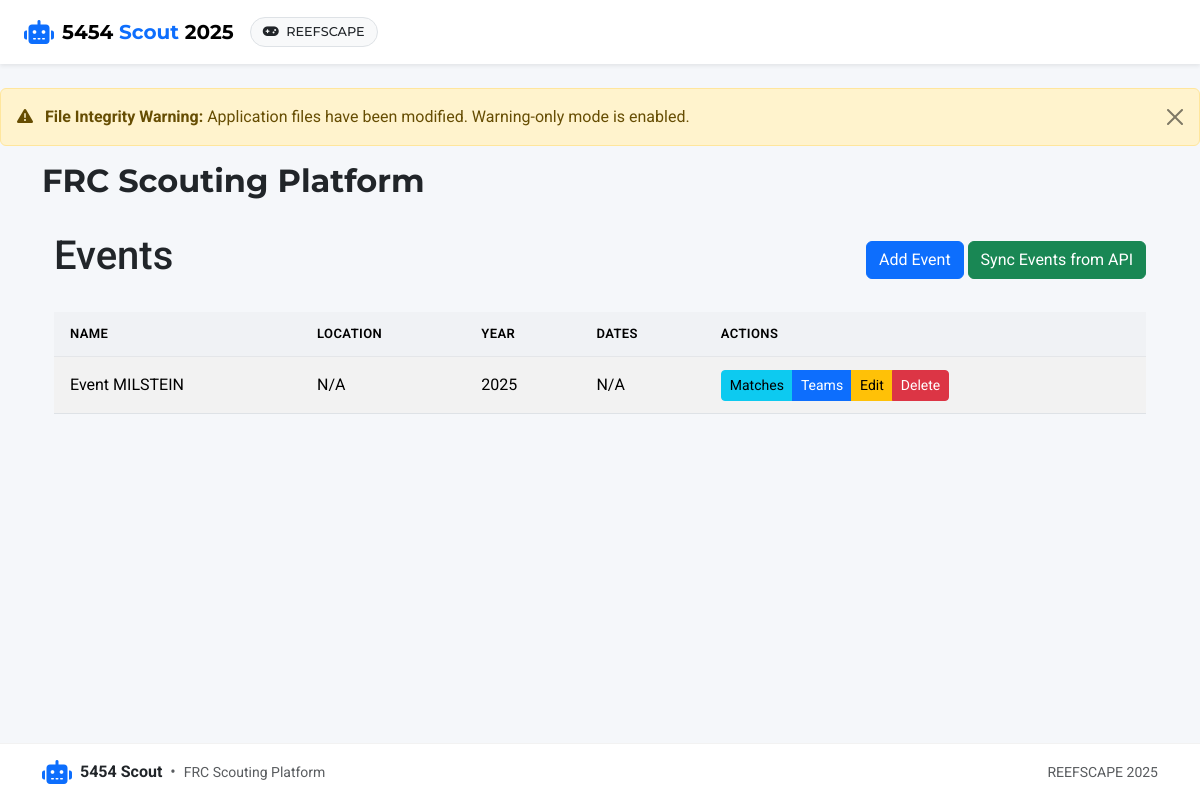
/events/, run on an earlier commit of the app's database.
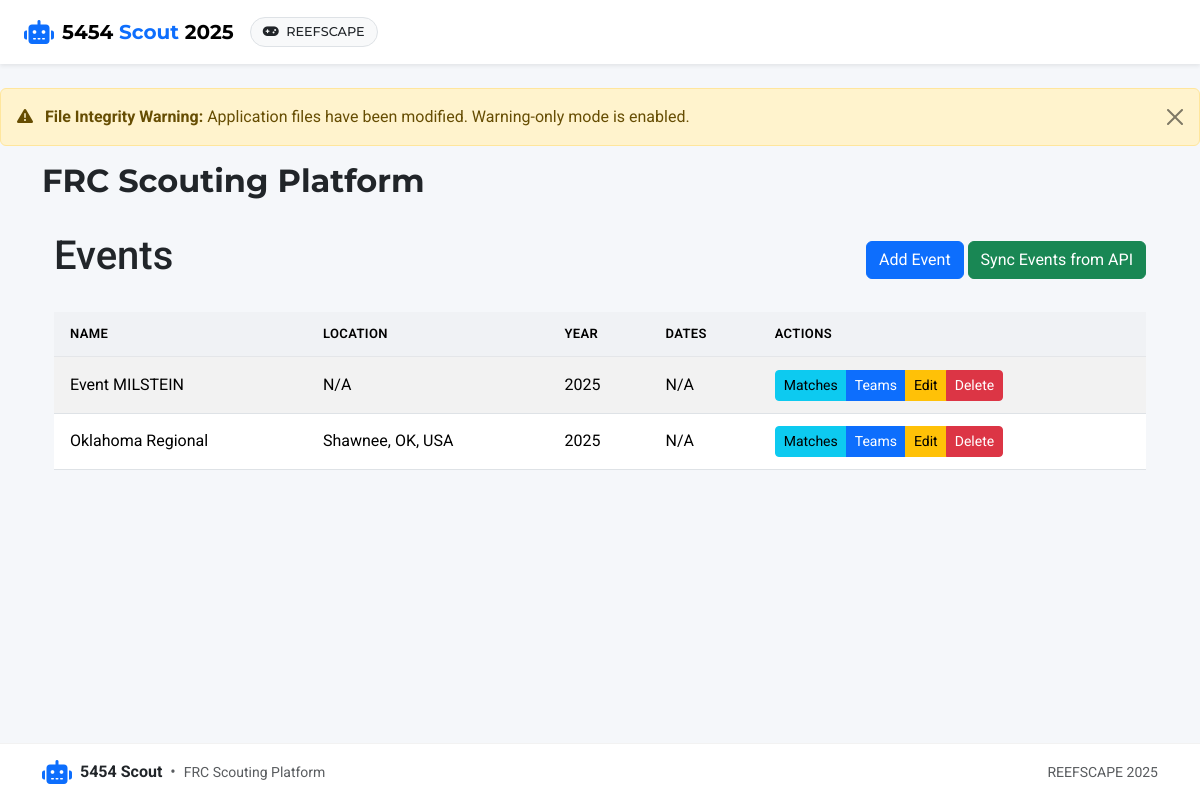
And on a later commit of the database.
### app/models.py (models this page shows, shortened)
class Event(db.Model):
    id = db.Column(db.Integer, primary_key=True)
    name = db.Column(db.String(100), nullable=False)
    code = db.Column(db.String(20), unique=True)  # Event code like "CALA" or "NYRO"
    location = db.Column(db.String(100))
    start_date = db.Column(db.Date)
    end_date = db.Column(db.Date)
    year = db.Column(db.Integer, nullable=False)
    matches = db.relationship('Match', backref='event', lazy=True)

### app/routes/events.py (the view)
@bp.route('/')
def index():
    events = Event.query.order_by(Event.year.desc(), Event.name).all()
    now = datetime.now()
    return render_template('events/index.html', events=events, now=now)

### app/routes/auth.py (called while the page is built)
@bp.app_context_processor
def inject_auth_vars():
    return {
        'current_user': current_user,
        'user_has_role': lambda role: current_user.is_authenticated and current_user.has_role(role)
    }

### run.py (called while the page is built)
@app.before_request
def check_first_run():
    if not User.query.first() and request.path != '/auth/login':
        flash('Database is being initialized. Please wait...', 'info')
        return redirect(url_for('auth.login'))

### app/templates/events/index.html (shortened to what this page needs)
{% extends 'base.html' %}
{% block content %}
<div class="container mt-4">
    <div class="d-flex justify-content-between align-items-center mb-4">
        <h1>Events</h1>
        <div>
            <a href="{{ url_for('events.add') }}" class="btn btn-primary">Add Event</a>
            <button type="button" class="btn btn-success" data-bs-toggle="modal" data-bs-target="#syncModal">
                Sync Events from API
            </button>
        </div>
    </div>
    {% if events %}
    <div class="table-responsive">
        <table class="table table-striped table-hover">
            <thead>
                <tr>
                    <th>Name</th>
                    <th>Location</th>
                    <th>Year</th>
                    <th>Dates</th>
                    <th>Actions</th>
                </tr>
            </thead>
            <tbody>
                {% for event in events %}
                <tr>
                    <td>{{ event.name }}</td>
                    <td>{{ event.location or 'N/A' }}</td>
                    <td>{{ event.year }}</td>
                    <td>
                        {% if event.start_date and event.end_date %}
                            {{ event.start_date.strftime('%m/%d/%Y') }} - {{ event.end_date.strftime('%m/%d/%Y') }}
                        {% elif event.start_date %}
                            {{ event.start_date.strftime('%m/%d/%Y') }}
                        {% else %}
                            N/A
                        {% endif %}
                    </td>
                    <td>
                        <div class="btn-group">
                            <a href="{{ url_for('matches.index', event_id=event.id) }}" class="btn btn-sm btn-info">Matches</a>
                            <a href="{{ url_for('teams.index', event_id=event.id) }}" class="btn btn-sm btn-primary">Teams</a>
                            <a href="{{ url_for('events.edit', event_id=event.id) }}" class="btn btn-sm btn-warning">Edit</a>
                            <button type="button" class="btn btn-sm btn-danger"
                                    data-bs-toggle="modal"
                                    data-bs-target="#deleteModal{{ event.id }}">
                                Delete
                            </button>
                        </div>
                    </td>
                </tr>
                {% endfor %}
            </tbody>
        </table>
    </div>
    {% else %}
    <div class="alert alert-info">
        No events found. Add an event or sync from the API.
    </div>
    {% endif %}
</div>
{% endblock %}

What changed in the data, as far as the page shows it:
added Event: name "Oklahoma Regional", location "Shawnee, OK, USA", year "2025", shows "N/A"
